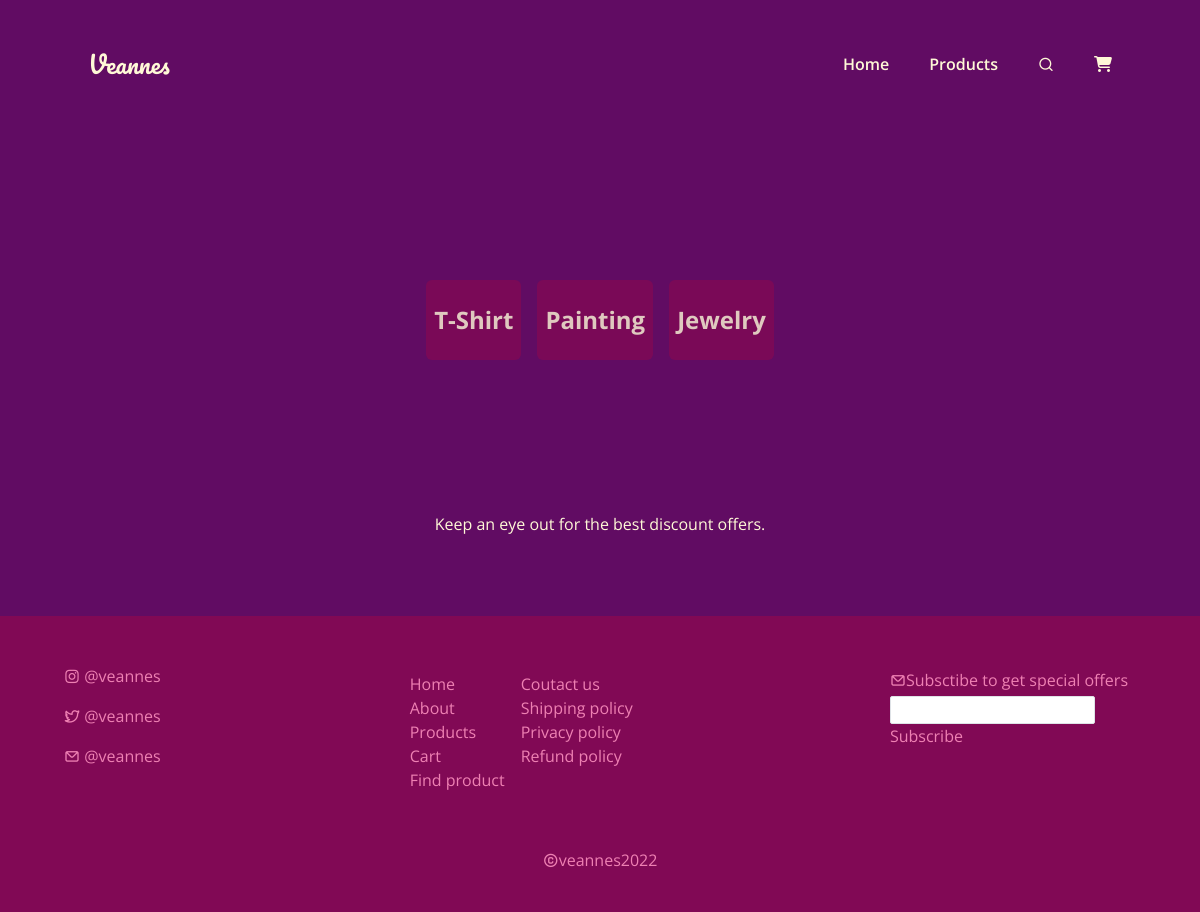
The app's page /shop/ with its own data.
### shop/models.py (models this page shows, shortened)
class Category(models.Model):
    name = models.CharField(max_length=50)

### shop/views.py (the view)
# urls.py: path("shop/", include('shop.urls')),
def shop(request):
    latest_product = Product.objects.order_by("-id")[1:6]
    categories = Category.objects.all()
    discounts = Discount.objects.all()
    context = {
        "latest_product": latest_product,
        "categories": categories,
        "discounts": discounts,
    }
    return render(request, "shop.html", context)

### shop/templates/shop.html (shortened to what this page needs)
{% extends 'base.html' %}
{% load static %}
{% block content %}
<div class="shop w-full mb-20 px-3 md:px-20 xl:px-44 relative h-fit text-textPrimary">
    <div class="products flex flex-col items-center h-fit ">
        <div class="w-full flex my-32 justify-center flex-wrap">
            {% for category in categories %}
            <a href="/shop/category/{{category.name}}" class="hover:text-textSecondary">
                <div class="w-fit h-20 px-2 md:px-4 xl:px-6 flex items-center bg-backgroundSecondary rounded mx-2 my-4 opacity-80
                hover:opacity-100 transition duration-300 ease-out
                ">
                    <p class="font-bold text-xl md:text-2xl xl:text-3xl">{{category.name}}</p>
                </div>
            </a>
            {% endfor %}
        </div>
        {% if discounts %}
        <div
            class="best-sellers grid grid-cols-2 md:grid-cols-3 xl:flex xl:flex-row xl:flex-wrap sm:px-20 md:px-40 items-center">
            {% for discount in discounts %}
            <a href="/shop/product/{{discount.product.id}}" class="text-textPrimary hover:text-black">
                <div
                    class="hover:scale-105 group transition duration-200 ease-in my-20 p-2 relative  h-72 rounded-lg  text-black">
                    <img src="{{discount.product.image_url}}" alt="{{discount.product.name}}-image"
                        class="h-full rounded-none group-hover:opacity-80 transition duration-300 ease-in">
                    <div class="absolute top-1/2 left-1/4">
                        <p class="text-2xl -rotate-45 bg-backgroundSecondary px-2">{{discount.percentage}}% off!</p>
                    </div>
                    <div class="flex justify-between items-center text-textPrimary">
                        <div class="p-3">
                            <h2 class="font-semibold">{{discount.product.name}}</h2>
                            <p class="line-through">ksh {{discount.product.price}}</p>
                            <p>ksh {{discount.new_price}}</p>
                            <p class="text-textSecondary">{{discount.product.inventory}} left</p>
                        </div>
                    </div>
                </div>
            </a>
            {% endfor %}
        </div>
        {% else %}
        <div class="flex justify-center">
            <p>Keep an eye out for the best discount offers.</p>
        </div>
        {% endif %}
    </div>
</div>
{% endblock %}

### static/css/style.css (style rules this page uses)
body { font-family: 'Open Sans', sans-serif; }

### records on screen
Category: name "T-Shirt"
Category: name "Painting"
Category: name "Jewelry"
